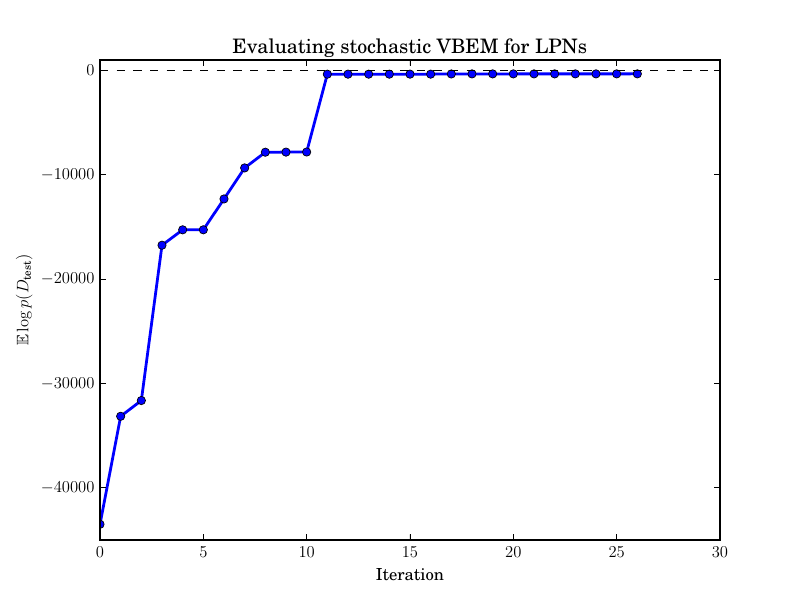

The script that saved this image:
import numpy as np
from matplotlib import pyplot as plt

from matplotlib import rc
# rc('font',**{'family':'sans-serif','sans-serif':['Helvetica']})
## for Palatino and other serif fonts use:
#rc('font',**{'family':'serif','serif':['Palatino']})
rc('text', usetex=True)
plt.rcParams['text.latex.preamble']=\
                [r"\usepackage{amssymb, amsmath}"]

plt.rc('text', usetex=True)
plt.rc('font', family='serif')

data = np.loadtxt("train_number_net_0006.held_out.csv", delimiter=",")
data.sort(axis=0)
data = data[1:, 1]

fig = plt.figure()
ax = fig.add_subplot(111)
ax.plot(data, 
        linewidth=2, 
        marker='o')
ax.set_xlabel("Iteration")
ax.set_ylabel(r"$\mathbb{E} \log p(D_{\text{test}})$")
ax.set_title("Evaluating stochastic VBEM for LPNs")
ax.set_ylim(top=1000)

# line at 0
[lo, hi] = ax.get_xlim()
ax.plot([lo, hi], [0, 0], 'k--')

fig.savefig("train_number_net_0006.held_out.pdf")

plt.show()
